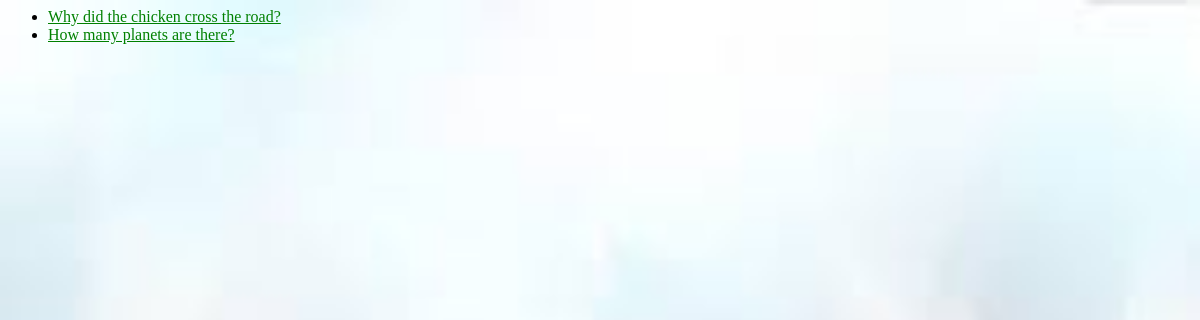
/polls/, run on an earlier commit of the app's database.
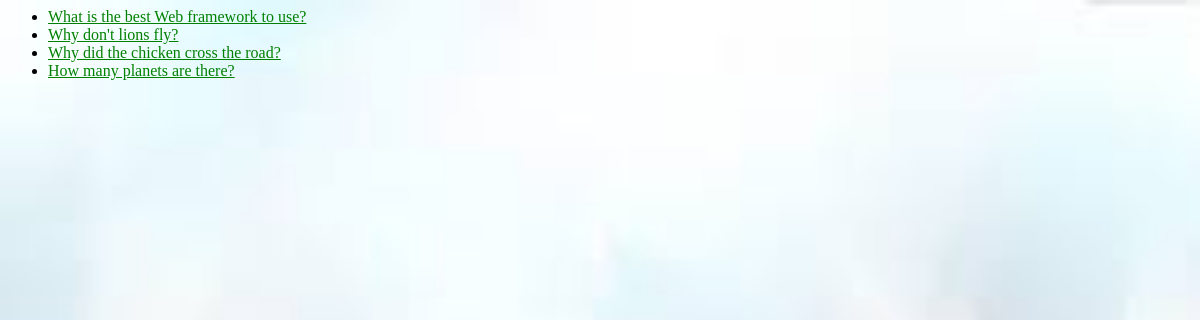
And on a later commit of the database.
### polls/models.py (models this page shows, shortened)
class Question(models.Model):
    question_text = models.CharField(max_length=200)
    pub_date = models.DateTimeField("date published")

### polls/views.py (the view)
# urls.py: path("", views.IndexView.as_view(), name="index"),
class IndexView(generic.ListView):
    template_name = "polls/index.html"
    context_object_name = "latest_question_list"
    def get_queryset(self):
        return Question.objects.filter(pub_date__lte=timezone.now()).order_by("-pub_date")[:5]

### polls/templates/polls/index.html
{% load static %}
<link rel="stylesheet" href="{% static 'polls/style.css' %}">
{% if latest_question_list %}
    <ul>
    {% for question in latest_question_list %}
    <li><a href="{% url 'polls:detail' question.id %}">{{ question.question_text }}</a></li>
    {% endfor %}
    </ul>
{% else %}
    <p>No polls are available.</p>
{% endif %}

### polls/static/polls/style.css (style rules this page uses)
li a { color: #008000; }

What changed in the data, as far as the page shows it:
added Question: question_text "What is the best Web framework to use?"
added Question: question_text "Why don't lions fly?"
